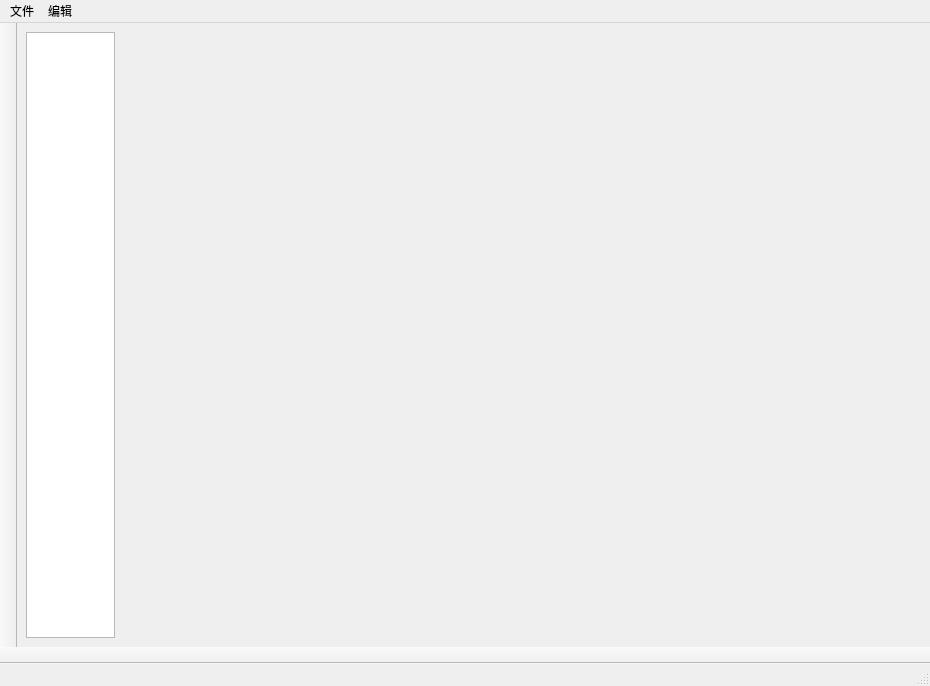
<?xml version="1.0" encoding="UTF-8"?>
<ui version="4.0">
 <class>MainWindow</class>
 <widget class="QMainWindow" name="MainWindow">
  <property name="geometry">
   <rect>
    <x>0</x>
    <y>0</y>
    <width>930</width>
    <height>686</height>
   </rect>
  </property>
  <property name="windowTitle">
   <string>MainWindow</string>
  </property>
  <widget class="QWidget" name="widget">
   <layout class="QHBoxLayout" name="horizontalLayout_2">
    <item>
     <layout class="QHBoxLayout" name="horizontalLayout" stretch="1,4">
      <item>
       <widget class="QListWidget" name="boxList">
        <property name="sizePolicy">
         <sizepolicy hsizetype="Maximum" vsizetype="Expanding">
          <horstretch>0</horstretch>
          <verstretch>0</verstretch>
         </sizepolicy>
        </property>
        <property name="isWrapping" stdset="0">
         <bool>false</bool>
        </property>
       </widget>
      </item>
      <item>
       <widget class="MapWidget" name="centralwidget" native="true">
        <property name="sizePolicy">
         <sizepolicy hsizetype="Minimum" vsizetype="Minimum">
          <horstretch>0</horstretch>
          <verstretch>0</verstretch>
         </sizepolicy>
        </property>
        <property name="minimumSize">
         <size>
          <width>800</width>
          <height>600</height>
         </size>
        </property>
       </widget>
      </item>
     </layout>
    </item>
   </layout>
  </widget>
  <widget class="QMenuBar" name="menubar">
   <property name="geometry">
    <rect>
     <x>0</x>
     <y>0</y>
     <width>930</width>
     <height>25</height>
    </rect>
   </property>
   <widget class="QMenu" name="menu">
    <property name="title">
     <string>文件</string>
    </property>
    <addaction name="actionNew"/>
    <addaction name="actionOpen"/>
    <addaction name="actionSave"/>
    <addaction name="actionQuit"/>
   </widget>
   <widget class="QMenu" name="menu_2">
    <property name="title">
     <string>编辑</string>
    </property>
    <addaction name="actionClear"/>
   </widget>
   <addaction name="menu"/>
   <addaction name="menu_2"/>
  </widget>
  <widget class="QStatusBar" name="statusbar"/>
  <widget class="QToolBar" name="leftToolBar">
   <property name="windowTitle">
    <string>toolBar</string>
   </property>
   <property name="movable">
    <bool>false</bool>
   </property>
   <property name="allowedAreas">
    <set>Qt::LeftToolBarArea</set>
   </property>
   <property name="floatable">
    <bool>false</bool>
   </property>
   <attribute name="toolBarArea">
    <enum>LeftToolBarArea</enum>
   </attribute>
   <attribute name="toolBarBreak">
    <bool>false</bool>
   </attribute>
  </widget>
  <widget class="QToolBar" name="bottomToolBar">
   <property name="windowTitle">
    <string>toolBar_2</string>
   </property>
   <property name="movable">
    <bool>false</bool>
   </property>
   <property name="allowedAreas">
    <set>Qt::BottomToolBarArea</set>
   </property>
   <property name="floatable">
    <bool>false</bool>
   </property>
   <attribute name="toolBarArea">
    <enum>BottomToolBarArea</enum>
   </attribute>
   <attribute name="toolBarBreak">
    <bool>false</bool>
   </attribute>
  </widget>
  <action name="actionNew">
   <property name="text">
    <string>New</string>
   </property>
   <property name="shortcut">
    <string>Ctrl+N</string>
   </property>
   <property name="shortcutVisibleInContextMenu">
    <bool>true</bool>
   </property>
  </action>
  <action name="actionOpen">
   <property name="text">
    <string>Open</string>
   </property>
   <property name="shortcut">
    <string>Ctrl+O</string>
   </property>
  </action>
  <action name="actionSave">
   <property name="enabled">
    <bool>false</bool>
   </property>
   <property name="text">
    <string>Save</string>
   </property>
   <property name="shortcut">
    <string>Ctrl+S</string>
   </property>
  </action>
  <action name="actionQuit">
   <property name="text">
    <string>Quit</string>
   </property>
   <property name="shortcut">
    <string>Ctrl+Q</string>
   </property>
  </action>
  <action name="actionClear">
   <property name="enabled">
    <bool>false</bool>
   </property>
   <property name="text">
    <string>Clear</string>
   </property>
   <property name="shortcut">
    <string>Alt+C</string>
   </property>
  </action>
 </widget>
 <customwidgets>
  <customwidget>
   <class>MapWidget</class>
   <extends>QWidget</extends>
   <header location="global">mapwidget.h</header>
   <container>1</container>
  </customwidget>
 </customwidgets>
 <resources/>
 <connections/>
</ui>
